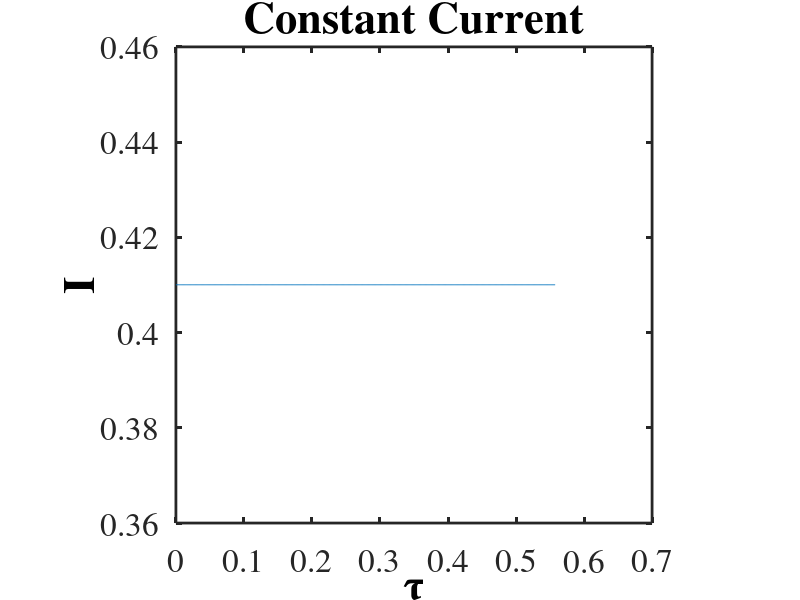
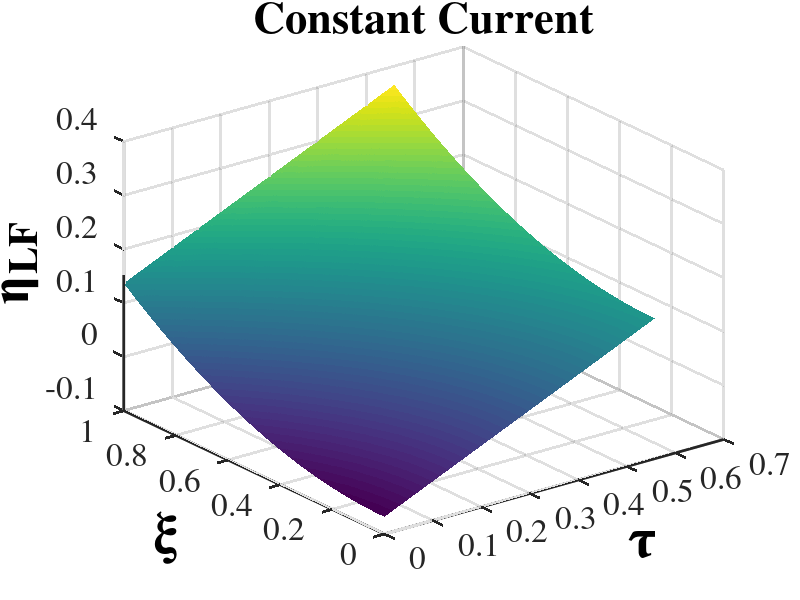
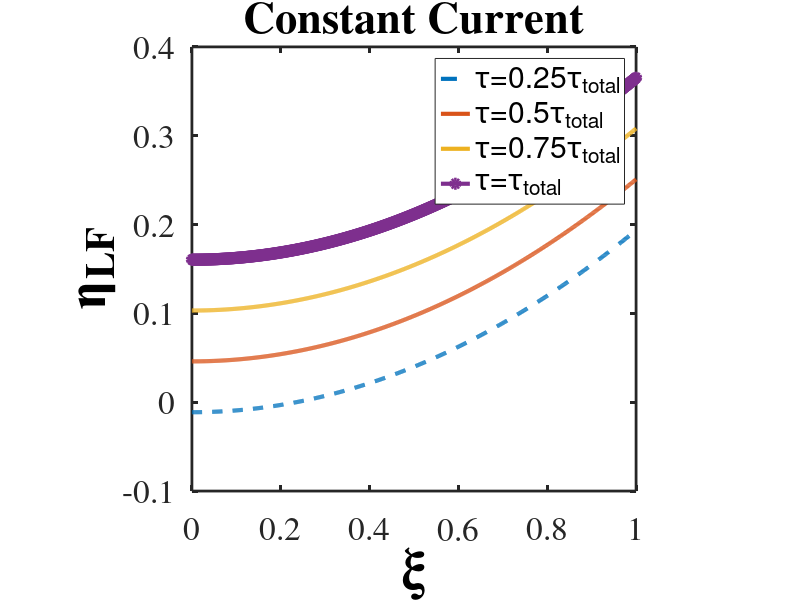

Write the MATLAB code that produced these figures, in order. (Note: this script raises an error after producing the figures.)
%%%%%%%%%%%%%%%%%%%%%%%%%%%%%%%%%%%%%%%%%%%%%%%
%%% Script to solve the simple example
%%%     for model inadequecy
%%%%%%%%%%%%%%%%%%%%%%%%%%%%%%%%%%%%%%%%%%
clear all
close all


%% Parameters
kappa = 0.0195174;   %--- sec/m
sigma = 52.1;   %--- sec/m
gamma = kappa/sigma;
L = 50e-6;  %--- m
C = 0.03134;  %--- F/m2
a = 4.19956e7/C;   %--- m
V0 = 1.25;   %--- volt
Iunscaled = 200;   %--- Amp/m^2
Ls = 25e-6;  %--- m
kappa_s = 0.0311627;   %--- sec/m

Nt = 700;  %--- number of time steps
Nx = 700;  %--- number of space steps 

%% Domain
t = linspace(0,3 , Nt);  %--- sec
x = linspace(0,L , Nx);

% convert to nondimesional values
tau = (kappa*sigma/(kappa+sigma))*(1/(a*C*L^2)) .* t;
xi = x ./ L;
Nxi = Nx ; Ntau = Nt;

%% Applied Current
t_conv = a*C*L^2*(kappa+sigma)/(kappa*sigma);

I = (Iunscaled*(L/V0)*((kappa+sigma)/(sigma*kappa))) * ones(1,Nt);

figure(1)
plot(tau,I);
axis square
set(gca,'LineWidth',2,'FontSize',24,'FontWeight','normal','FontName','Times')
set(get(gca,'XLabel'),'String','\tau','FontSize',32,'FontWeight','bold','FontName','Times')
set(get(gca,'YLabel'),'String','I','FontSize',32,'FontWeight','bold','FontName','Times')
set(gcf,'Position',[1 1 round(1000) round(1000)])
set(get(gca,'Title'),'String','Constant Current','FontSize',32,'FontWeight','bold','FontName','Times')


%%========================================================
%% Solution of LF model
eta_bar = tau.*I;

for i = 1 : size(tau,2) % time
    for j = 1 : size(xi,2) % space
        etaLF(j,i) = (I(i)/2)*xi(j)^2 - ((I(i)*gamma)/(1+gamma))*xi(j) + eta_bar(i) - I(i)/6 + (I(i)*gamma)/(2*I(i)+2*gamma);
    end
end

figure
surf(tau, xi, etaLF,'EdgeColor','none')
% axis square
set(gca,'LineWidth',2,'FontSize',24,'FontWeight','normal','FontName','Times')
set(get(gca,'XLabel'),'String','\tau','FontSize',42,'FontWeight','bold','FontName','Times')
set(get(gca,'YLabel'),'String','\xi','FontSize',42,'FontWeight','bold','FontName','Times')
set(get(gca,'ZLabel'),'String','{\eta}_{LF}','FontSize',42,'FontWeight','bold','FontName','Times')
set(get(gca,'Title'),'String','Constant Current','FontSize',32,'FontWeight','bold','FontName','Times')
set(gcf,'Position',[1 1 round(1000) round(1000)])

figure
plot(xi,etaLF(:,Nt*0.25),'--','LineWidth',3); hold on
plot(xi,etaLF(:,Nt*0.5),'LineWidth',3);
plot(xi,etaLF(:,Nt*0.75),'LineWidth',3);
plot(xi,etaLF(:,Nt*1),'-o','LineWidth',3);
legend('\tau=0.25\tau_{total}', '\tau=0.5\tau_{total}', '\tau=0.75\tau_{total}','\tau=\tau_{total}')
axis square
set(gca,'LineWidth',2,'FontSize',24,'FontWeight','normal','FontName','Times')
set(get(gca,'XLabel'),'String','\xi','FontSize',42,'FontWeight','bold','FontName','Times')
set(get(gca,'YLabel'),'String','{\eta}_{LF}','FontSize',42,'FontWeight','bold','FontName','Times')
set(get(gca,'Title'),'String','Constant Current','FontSize',32,'FontWeight','bold','FontName','Times')
set(gcf,'Position',[1 1 round(1000) round(1000)])

%%========================================================
%% Solution of HF model
% 
% % computing Neumann BCs:
%-- alpha at xi=0
alpha = -I.*(gamma/(1+gamma));
%-- beta at xi=1
beta  =  I.*(1/(1+gamma));

% solving HF pde+bc using finite difference
etaHF = HFm_evolution(tau(1),tau(end),xi(1),xi(end), Ntau,Nxi, zeros(Nxi,Ntau), alpha, beta);

figure
surf(tau, xi, etaHF,'EdgeColor','none')
% axis square
set(gca,'LineWidth',2,'FontSize',24,'FontWeight','normal','FontName','Times')
set(get(gca,'XLabel'),'String','\tau','FontSize',32,'FontWeight','bold','FontName','Times')
set(get(gca,'YLabel'),'String','\xi','FontSize',32,'FontWeight','bold','FontName','Times')
set(get(gca,'ZLabel'),'String','{\eta}_{HF}','FontSize',32,'FontWeight','bold','FontName','Times')
set(get(gca,'Title'),'String','Constant Current','FontSize',32,'FontWeight','bold','FontName','Times')
set(gcf,'Position',[1 1 round(1000) round(1000)])

figure
plot(xi,etaHF(:,Nt*0.25),'--','LineWidth',3); hold on
plot(xi,etaHF(:,Nt*0.5),'LineWidth',3);
plot(xi,etaHF(:,Nt*0.75),'LineWidth',3);
plot(xi,etaHF(:,Nt*1),'-o','LineWidth',3);
legend('\tau=0.25\tau_{total}', '\tau=0.5\tau_{total}', '\tau=0.75\tau_{total}','\tau=\tau_{total}')
axis square
set(gca,'LineWidth',2,'FontSize',24,'FontWeight','normal','FontName','Times')
set(get(gca,'XLabel'),'String','\xi','FontSize',42,'FontWeight','bold','FontName','Times')
set(get(gca,'YLabel'),'String','{\eta}_{HF}','FontSize',42,'FontWeight','bold','FontName','Times')
set(get(gca,'Title'),'String','Constant Current','FontSize',32,'FontWeight','bold','FontName','Times')
set(gcf,'Position',[1 1 round(1000) round(1000)])

%%========================================================
%% Error evolution = HF model - LF model

eps_exact = etaHF - etaLF;

figure
surf(tau, xi, eps_exact,'EdgeColor','none')
% axis square
set(gca,'LineWidth',2,'FontSize',24,'FontWeight','normal','FontName','Times')
set(get(gca,'XLabel'),'String','\tau','FontSize',32,'FontWeight','bold','FontName','Times')
set(get(gca,'YLabel'),'String','\xi','FontSize',32,'FontWeight','bold','FontName','Times')
set(get(gca,'ZLabel'),'String','\epsilon_{exact}','FontSize',32,'FontWeight','bold','FontName','Times')
set(get(gca,'Title'),'String','Constant Current','FontSize',32,'FontWeight','bold','FontName','Times')
set(gcf,'Position',[1 1 round(1000) round(1000)])

figure
plot(xi,eps_exact(:,Nt*0.25),'--','LineWidth',3); hold on
plot(xi,eps_exact(:,Nt*0.5),'LineWidth',3);
plot(xi,eps_exact(:,Nt*0.75),'LineWidth',3);
plot(xi,eps_exact(:,Nt*1),'-o','LineWidth',3);
legend('\tau=0.25\tau_{total}', '\tau=0.5\tau_{total}', '\tau=0.75\tau_{total}','\tau=\tau_{total}')
axis square
set(gca,'LineWidth',2,'FontSize',24,'FontWeight','normal','FontName','Times')
set(get(gca,'XLabel'),'String','\xi','FontSize',42,'FontWeight','bold','FontName','Times')
set(get(gca,'YLabel'),'String','\epsilon_{exact}','FontSize',42,'FontWeight','bold','FontName','Times')
set(get(gca,'Title'),'String','Constant Current','FontSize',32,'FontWeight','bold','FontName','Times')
set(gcf,'Position',[1 1 round(1000) round(1000)])



%%========================================================
%% Solution of Error evolution (Paraboloc Equation Finite Difference)

% compute local residual
%dI_dtau = omega*t_conv*Im*cos(omega*t_conv.*tau);
dI_dtau = zeros(Nt,1);

for i = 1 : size(tau,2) % time
    for j = 1 : size(xi,2) % space
        rho(j,i) = dI_dtau(i)*( 0.5*xi(j)^2 - 1/6 - gamma*xi(j)/(1+gamma) + gamma/(2+2*gamma) );
    end
end

figure
surf(tau, xi,rho,'EdgeColor','none')
set(gca,'LineWidth',2,'FontSize',24,'FontWeight','normal','FontName','Times')
set(get(gca,'XLabel'),'String','\tau','FontSize',42,'FontWeight','bold','FontName','Times')
set(get(gca,'YLabel'),'String','\xi','FontSize',42,'FontWeight','bold','FontName','Times')
set(get(gca,'ZLabel'),'String','\rho','FontSize',42,'FontWeight','bold','FontName','Times')
set(get(gca,'Title'),'String','Constant Current','FontSize',32,'FontWeight','bold','FontName','Times')
set(gcf,'Position',[1 1 round(1000) round(1000)])

figure
plot(xi,rho(:,Nt*0.25),'--','LineWidth',3); hold on
plot(xi,rho(:,Nt*0.5),'LineWidth',3);
plot(xi,rho(:,Nt*0.75),'LineWidth',3);
plot(xi,rho(:,Nt*1),'-o','LineWidth',3);
legend('\tau=0.25\tau_{total}', '\tau=0.5\tau_{total}', '\tau=0.75\tau_{total}','\tau=\tau_{total}')
axis square
set(gca,'LineWidth',2,'FontSize',24,'FontWeight','normal','FontName','Times')
set(get(gca,'XLabel'),'String','\xi','FontSize',42,'FontWeight','bold','FontName','Times')
set(get(gca,'YLabel'),'String','{\rho}','FontSize',42,'FontWeight','bold','FontName','Times')
set(get(gca,'Title'),'String','Constant Current','FontSize',32,'FontWeight','bold','FontName','Times')
set(gcf,'Position',[1 1 round(1000) round(1000)])

% % compute IC: epsilon(tau=0) = etaHF(tau=0) - etaLF(tau=0): vector 1*Nx
etaHF(1:Nx,1) = 0;
ICond = etaHF(:,1) - etaLF(:,1);

% % compute BCs: 
% %-- deta/dxi = alpha  at xi=0
alpha_error = zeros(1,Nt);
 
% %-- deta/dxi = alpha  at xi=1
beta_error = zeros(1,Nt);


% compute evolution of error
epsilon = error_evolution(tau(1),tau(end),xi(1),xi(end), Ntau,Nxi, rho, ICond, alpha_error, beta_error);

figure
surf(tau, xi,epsilon,'EdgeColor','none')
% axis square
set(gca,'LineWidth',2,'FontSize',24,'FontWeight','normal','FontName','Times')
set(get(gca,'XLabel'),'String','\tau','FontSize',42,'FontWeight','bold','FontName','Times')
set(get(gca,'YLabel'),'String','\xi','FontSize',42,'FontWeight','bold','FontName','Times')
set(get(gca,'ZLabel'),'String','\epsilon','FontSize',42,'FontWeight','bold','FontName','Times')
set(get(gca,'Title'),'String','Constant Current','FontSize',32,'FontWeight','bold','FontName','Times')
set(gcf,'Position',[1 1 round(1000) round(1000)])

figure
plot(xi,epsilon(:,Nt*0.25),'--','LineWidth',3); hold on
plot(xi,epsilon(:,Nt*0.5),'LineWidth',3);
plot(xi,epsilon(:,Nt*0.75),'LineWidth',3);
plot(xi,epsilon(:,Nt*1),'-o','LineWidth',3);
legend('\tau=0.25\tau_{total}', '\tau=0.5\tau_{total}', '\tau=0.75\tau_{total}','\tau=\tau_{total}')
axis square
set(gca,'LineWidth',2,'FontSize',24,'FontWeight','normal','FontName','Times')
set(get(gca,'XLabel'),'String','\xi','FontSize',42,'FontWeight','bold','FontName','Times')
set(get(gca,'YLabel'),'String','{\epsilon}','FontSize',42,'FontWeight','bold','FontName','Times')
set(get(gca,'Title'),'String','Constant Current','FontSize',32,'FontWeight','bold','FontName','Times')
set(gcf,'Position',[1 1 round(1000) round(1000)])


%%========================================================
%% Computing Vcell
etaHF_xi0 = etaHF(1,:);
etaHF_xi1 = etaHF(end,:);
etaLF_xi0 = etaLF(1,:);
etaLF_xi1 = etaLF(end,:);

V_elecHF = ((1+2*gamma)/(1+gamma))*etaHF_xi1 - (gamma/(1+gamma))*etaHF_xi0 - (gamma/(1+gamma)^2)*I;
V_elecLF = ((1+2*gamma)/(1+gamma))*etaLF_xi1 - (gamma/(1+gamma))*etaLF_xi0 - (gamma/(1+gamma)^2)*I;

% Exact Solution of V_elec
V_elecEx = -(gamma/(1+gamma)^2)*I;
for i = 1:length(I)
    V_elecEx(i) = V_elecEx(i) + tIntegral(tau(i));
end

B = (Ls/kappa_s)*(kappa*sigma/(L*(kappa+sigma)));

V_cellHF = 1 - 0.5*B*I - V_elecHF;
V_cellLF = 1 - 0.5*B*I - V_elecLF;
V_cellEx = 1 - 0.5*B*I - V_elecEx;


figure
plot(tau,V_cellHF,'--','LineWidth',3); hold on
plot(tau,V_cellLF,'LineWidth',3); hold on
plot(tau,V_cellEx,'LineWidth',1)

legend('HF model', 'LF model','Exact Solution')
axis square
set(gca,'LineWidth',2,'FontSize',24,'FontWeight','normal','FontName','Times')
set(get(gca,'XLabel'),'String','\tau','FontSize',42,'FontWeight','bold','FontName','Times')
set(get(gca,'YLabel'),'String','V^*_{cell}','FontSize',42,'FontWeight','bold','FontName','Times')
set(get(gca,'Title'),'String','Constant Current','FontSize',32,'FontWeight','bold','FontName','Times')
set(gcf,'Position',[1 1 round(1000) round(1000)])

%%========================================================
% %% Error in Velectrod
% 
% error_exact_Velec = V_elecHF - V_elecLF; 
% 
% % from eq. (62)
% % epsilon0 = eps_exact(1,:);
% % epsilon1 = eps_exact(end,:);
% % 
% % error_exact_Velec = ((1+2*gamma)/(1+gamma)) * epsilon1 - ...
% %     (gamma/(1+gamma))*epsilon0;
% 
% % from eq. (67)
% epsilon0 = -etaLF(1,:); % \eta error at t=0 (due to intially fully discharged assumption) 
% epsilon0_0 = epsilon0(1);
% epsilon0_1 = epsilon0(end);
% 
% error_estimate_Velec = ((2*gamma+1)/(gamma+1))*(epsilon0_1 + ((gamma-2)/(6*(1+gamma)))*(I-I(1))) ...
%     -(gamma/(gamma+1))*(epsilon0_0 + ((1-2*gamma)/(6*(1+gamma)))*(I-I(1)));
% 
% 
% figure
% plot(tau,abs(error_exact_Velec),'b','LineWidth',3); hold on
% %plot(tau,error_estimate_Velec,'r','LineWidth',3); 
% % legend('exact', 'estimated')
% xlabel('\tau'); ylabel('Error V^*_{electrod}');
% prop_plots
